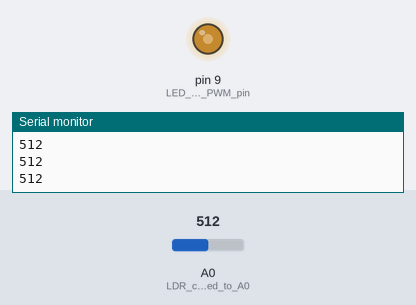
The sketch below on a simulated Arduino Uno, built with avr-gcc and run on an emulated ATmega328P. Parts: output pins drawn as LEDs (lit = HIGH), the last lines printed to the serial monitor. The inputs (shaded band) are chosen by the test bench; at power-on: A0 (LDR_connected_to_A0) = 512.

Above: at 1.2 s.
1.3 s: A0 (LDR_connected_to_A0) set to 716
At 2.3 s:
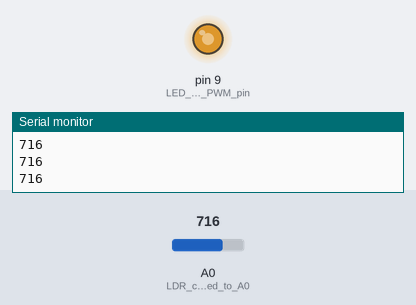
2.8 s: A0 (LDR_connected_to_A0) set to 900
At 3.4 s:
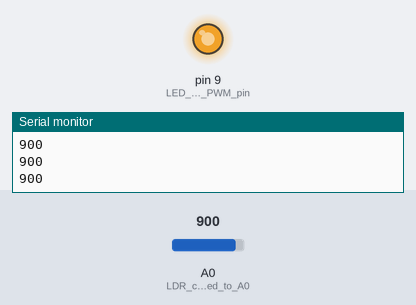
4.3 s: A0 (LDR_connected_to_A0) set to 122
At 5.5 s:
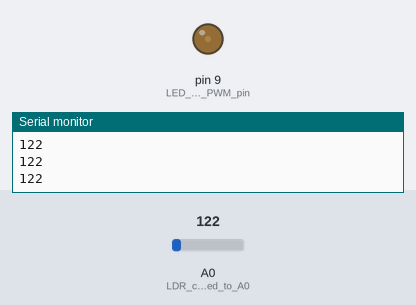
5.8 s: A0 (LDR_connected_to_A0) set to 0
At 6.9 s:
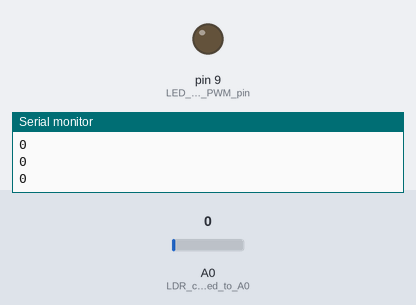
7.3 s: A0 (LDR_connected_to_A0) set to 511
At 8.0 s:
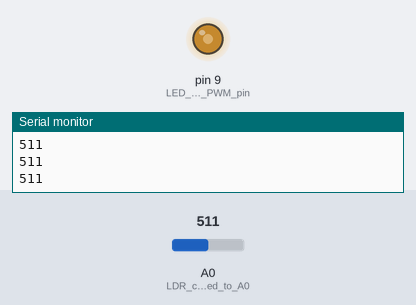
Timing chart, 0 to 9.8 s (numbered marks = the images above; inputs shaded):
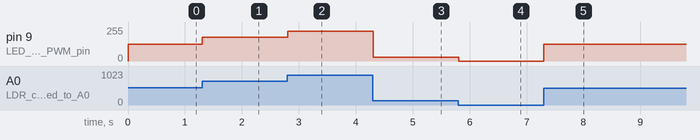

Measured:
- after the input at 1.3 s, pin 9 (LED_connected_to_PWM_pin): 127/255 → 178/255 at once
- after the input at 2.8 s, pin 9 (LED_connected_to_PWM_pin): 178/255 → 224/255 at once
- after the input at 4.3 s, pin 9 (LED_connected_to_PWM_pin): 224/255 → 30/255 at once
- after the input at 5.8 s, pin 9 (LED_connected_to_PWM_pin): 30/255 → 0/255 at once
- after the input at 7.3 s, pin 9 (LED_connected_to_PWM_pin): 0/255 → 127/255 at once

The sketch:

05_LDR-Based-Automatic-Street-Light-System.ino
```cpp
// Episode 5: LDR-Based Automatic Street Light System

int lightSensor = 0;   // variable to store LDR value

void setup()
{
  pinMode(A0, INPUT);      // LDR connected to A0
  pinMode(9, OUTPUT);      // LED connected to PWM pin 9
  Serial.begin(9600);      // Start serial monitor
}

void loop()
{
  lightSensor = analogRead(A0);      // Read LDR value
  Serial.println(lightSensor);       // Print value on Serial Monitor

  analogWrite(9, map(lightSensor, 0, 1023, 0, 255));  // Control LED brightness

  delay(10);
}
```
